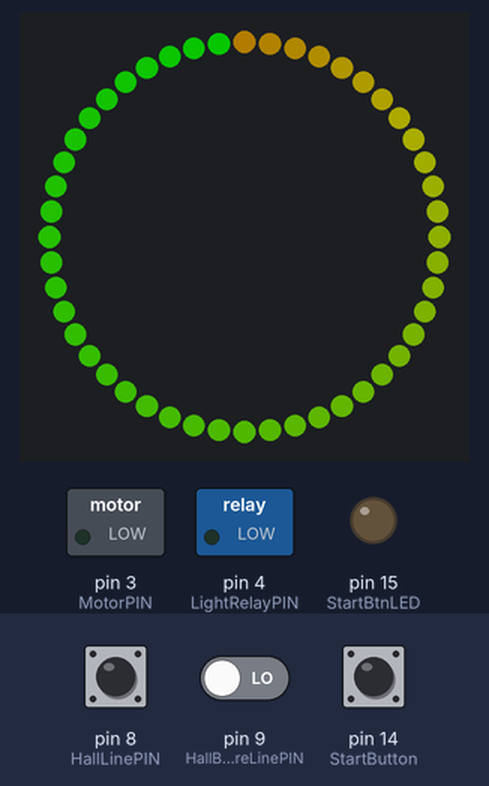
The sketch below on a simulated Arduino Uno, built with avr-gcc and run on an emulated ATmega328P. Parts: 48 RGB LEDs in a ring, first at the top, clockwise, switched loads named in the sketch (green lamp = pin HIGH), output pins drawn as LEDs (lit = HIGH). Inputs (shaded band) come from the test bench; at power-on: pin 8 (HallLinePIN) LOW, pin 9 (HallBeforeLinePIN) LOW, pin 14 (StartButton) LOW. Dim RGB values are drawn brighter than linear; the strip is taken to match the declared colour order; what the sketch prints to the serial monitor is not drawn.

Above: at 2.2 s.
2.3 s: pin 8 (HallLinePIN) driven HIGH
At 2.66 s:
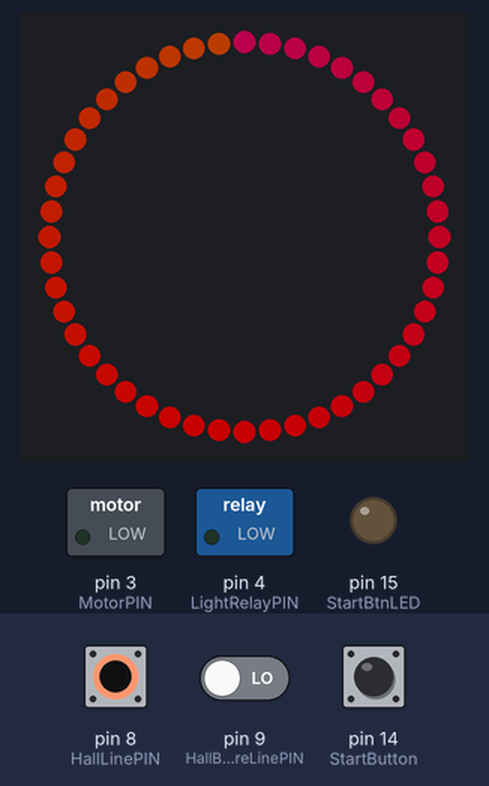
4.9 s: pin 8 (HallLinePIN) driven LOW
At 5.6 s:
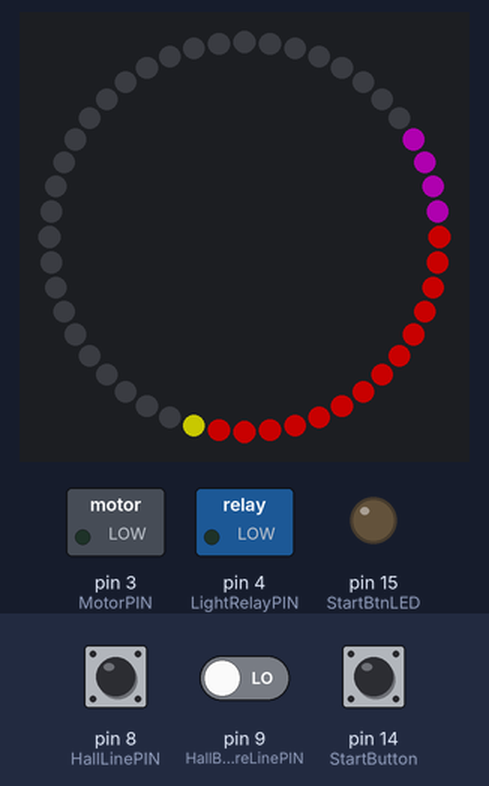
6.5 s: pin 9 (HallBeforeLinePIN) driven HIGH
9.5 s: pin 9 (HallBeforeLinePIN) driven LOW
11.2 s: pin 8 (HallLinePIN) pulsed HIGH 2 times (0.12 s each, 0.3 s apart)
At 11.4 s:
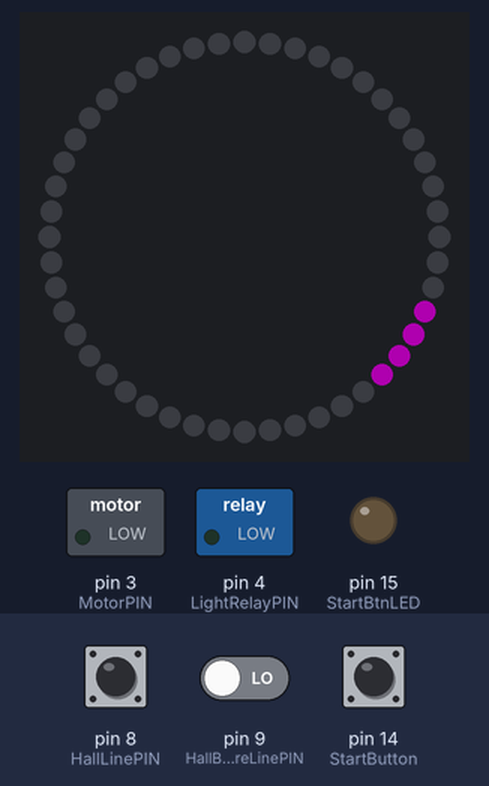
14.2 s: pin 8 (HallLinePIN) driven HIGH
At 15.02 s:
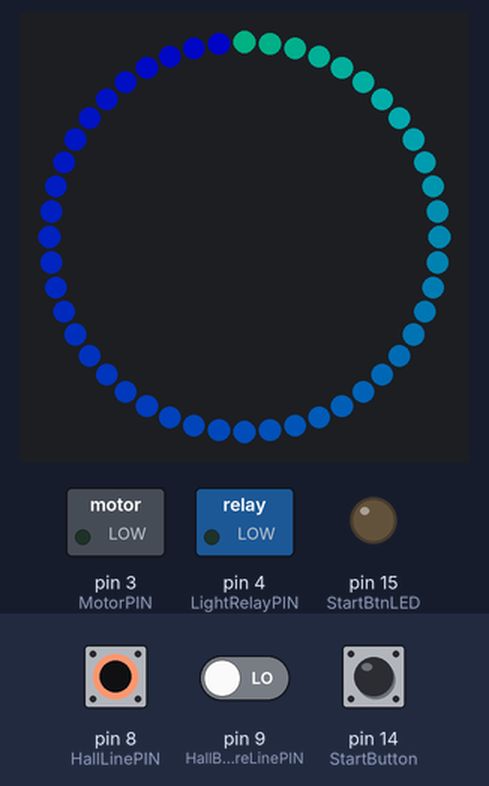
Timing chart, 0 to 17.3 s (numbered marks = the images above; inputs shaded):
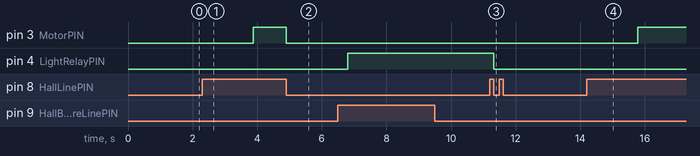

Measured:
- after the input at 2.3 s, pin 3 (MotorPIN): LOW → HIGH after 1.6 s
- after the input at 4.9 s, pin 3 (MotorPIN): HIGH → LOW at once; the LEDs: first change at once (image 2 shows a later state)
- after the input at 11.2 s, pin 4 (LightRelayPIN): HIGH → LOW after 0.12 s
- after the input at 14.2 s, pin 3 (MotorPIN): LOW → HIGH after 1.6 s; pin 4 (LightRelayPIN): stays LOW (without the input it goes to HIGH after 3.0 s)

The sketch:

Solar_Car_with_Pace.ino
```cpp
// Last Revised 1/2/2018
// Written by Joe Meyer, Fabricator III at the Science Museum of Minnesota in St. Paul
// For Gateway To Science, Bismark, ND

#include <Adafruit_NeoPixel.h>
#include <Wire.h>

#define LEDRingPIN 7
#define HallLinePIN 8
#define HallBeforeLinePIN 9
#define MotorPIN 3
#define LightRelayPIN 4
#define StartButton 14
#define StartBtnLED 15
#define RaceTimePot 16

#define BRIGHTNESS 100
#define NUM_LEDS 48

int lapsToWin = 1; // The number of laps to be completed for win.
long timeToRace = 20000;   // in millisec, time you have to complete the designated # of laps.

Adafruit_NeoPixel strip = Adafruit_NeoPixel(NUM_LEDS, LEDRingPIN, NEO_RGB + NEO_KHZ800);

int resetting = 1, racing = 0, hasWon = 1, ledState=0; // flags
int lapCounter, currentSpeed=0, targetSpeed;
int timingIndexLED;
unsigned long startMillis=0, previousTimingMillis, previousBlinkMillis, previousRampMillis, currentMillis=0;
long timeElapsed = 0;
int hallLineState=0, hallBeforeState, hallBeforePrevState, hallLinePrevState;   // variables for reading and storing the hall sensors status


void setup() {
  //neo pixels
  strip.setBrightness(BRIGHTNESS);
  strip.begin();
  allLEDS(0,0,255); //all leds to blue, show life!

  pinMode(HallLinePIN, INPUT);
  pinMode(HallBeforeLinePIN, INPUT);
  pinMode(StartButton, INPUT);
  pinMode(LightRelayPIN, OUTPUT);
  pinMode(StartBtnLED, OUTPUT);
  pinMode(MotorPIN, OUTPUT);
  pinMode(RaceTimePot, INPUT);

  Serial.begin(9600);
  analogWrite(MotorPIN,0);
  delay(1000);
  allLEDS(0,0,0); // turn leds off
}

void loop() {
  currentMillis = millis();
  timeElapsed = currentMillis - startMillis;

  // blink lights during reset according to win or lose.
  if (resetting){
    if (hasWon){      // create rainbow pattern. ledState used to change color wheel.
      for(int i=0; i<strip.numPixels(); i++) {
        strip.setPixelColor(i, Wheel((i+ledState) & 255));
      }
      strip.show();
      ledState++;

    }else{  // lose lights, blinking red, ledState toggles off/on
      if (currentMillis - previousBlinkMillis >= 500){
        previousBlinkMillis = currentMillis;
        if (ledState ==0){
          allLEDS(255,0,0);
          ledState =1;
        }else{
          allLEDS(0,0,0);
          ledState =0;
        }
      }
    }
  }

  //store last sensor data
  hallBeforePrevState = hallBeforeState;
  hallLinePrevState = hallLineState;
  //read new sensor data
  hallBeforeState = digitalRead(HallBeforeLinePIN);
  hallLineState = digitalRead(HallLinePIN);

  // edge detection
  if (hallBeforeState && !hallBeforePrevState) {  // passed sensor hallBefore
    currentSpeed = 40;
    targetSpeed =40;
    Serial.println("pass Before");
  }
  if (!hallBeforeState && hallBeforePrevState) {  // on sensor hallBefore
    currentSpeed=40;
    targetSpeed =40;
    Serial.println("ON Before");
  }
  if (hallLineState && !hallLinePrevState) {  // passed sensor hallLine
    targetSpeed = 255;
    Serial.println("pass LINE");
  }
  if (!hallLineState && hallLinePrevState) {  // On sensor hallLine
    Serial.println("ON LINE");
    currentSpeed =0;
    targetSpeed =0;
    if (racing==1){
      lapCounter++;
    }
  }

  if (currentMillis - previousRampMillis >= 5){ // every 5 ms check if speed should increase
    previousRampMillis = currentMillis;
    if (currentSpeed < targetSpeed){ // increase speed by 1 if below target.
      currentSpeed = currentSpeed +1;
    }
  }

  if (!hallLineState && !hallLinePrevState){ // still on sensor hallLine
    if (resetting && timeElapsed>4000){
      Serial.println("Done Resetting");
      resetting =0;
      allLEDS(0,0,0);
      strip.setPixelColor(8, 139,0,139); // set color purple to create virtual pace car
      strip.setPixelColor(9, 139,0,139); //
      strip.setPixelColor(10, 139,0,139); //
      strip.setPixelColor(11, 139,0,139); //  Start line is at LED 11.
      strip.show();
    }
  }

  if (resetting == 1 && timeElapsed > 2000){ // 2 sec delay after Solar lamp is off, then kick in motor reset.
    analogWrite(MotorPIN, currentSpeed);
  }else{
    analogWrite(MotorPIN,0);
    currentSpeed=0;
  }

  if (resetting == 0 && racing ==0){ // ready to race, waiting button press

    waitToStart();
  }

  if (racing == 1){
    // change LED timing ring
    if (currentMillis - previousTimingMillis >= timeToRace / (strip.numPixels() * lapsToWin)){
      previousTimingMillis = currentMillis;

      strip.setPixelColor(timingIndexLED, 139,0,139); // turn front LED on.
      int timingIndexLEDoff = timingIndexLED -4;
      if (timingIndexLEDoff < 0){
        timingIndexLEDoff = timingIndexLEDoff + 48;
      }
      strip.setPixelColor(timingIndexLEDoff, 0,0,0); // turn back LED off.
      strip.show();
      timingIndexLED++;
      if (timingIndexLED ==48){
        timingIndexLED=0;
      }
    }

    if (lapCounter==lapsToWin){
      Serial.write(timeElapsed);
      endRace(1);
    }

    if (timeElapsed >timeToRace){
      endRace(0);
    }
  }
}


void waitToStart(){
  Serial.println("Waiting for button press");
  digitalWrite(StartBtnLED, HIGH);  //light Start button telling visitor they can play!
  while (digitalRead(StartButton) == HIGH) {
    // wait for user to press start button.
  }
  racing =1;
  timingIndexLED = 11; // LED 11 is starting line.
  resetting=0;
  timeElapsed =0;
  currentSpeed=0;
  //read potentiometer
  timeToRace = analogRead(RaceTimePot);
  //convert to milliseconds for race time (10 sec thru 61.15 sec)
  timeToRace = timeToRace*50 + 10000;

  digitalWrite(StartBtnLED, LOW);
  colorWipe(40,255,0,0); //red
  colorWipe(40,255,255,0);  //yellow
  colorWipe(40,0,255,0);  //green
  for(uint16_t i=12; i<strip.numPixels(); i++) {
    strip.setPixelColor(i, 0,0,0); // turn off starting light LEDS
  }
  strip.show();
  digitalWrite(LightRelayPIN, HIGH); // turn on the lamp.
  previousTimingMillis = startMillis = millis();   //record start time, initialize perviousTimingMillis for new race.
  lapCounter=0;
}

void endRace(int hw){
  hasWon = hw;
  digitalWrite(LightRelayPIN, LOW);
  racing = 0;
  resetting =1;
  ledState = 0;
  startMillis = millis();
}

void colorWipe(int wait, int R, int G, int B){
  for(uint16_t i=0; i<15; i++) {
    strip.setPixelColor(26-i, R,G,B); //color wipe
    delay(wait);
    strip.show();
  }
}

void allLEDS(int R, int G, int B){   //turn off all LEDs
  for(uint16_t i=0; i<strip.numPixels(); i++) {
    strip.setPixelColor(i, R,G,B);
  }
  strip.show();
}

// Input a value 0 to 255 to get a color value.
// The colours are a transition r - g - b - back to r.
uint32_t Wheel(byte WheelPos) {
  WheelPos = 255 - WheelPos;
  if(WheelPos < 85) {
    return strip.Color(255 - WheelPos * 3, 0, WheelPos * 3,0);
  }
  if(WheelPos < 170) {
    WheelPos -= 85;
    return strip.Color(0, WheelPos * 3, 255 - WheelPos * 3,0);
  }
  WheelPos -= 170;
  return strip.Color(WheelPos * 3, 255 - WheelPos * 3, 0,0);
}
```
